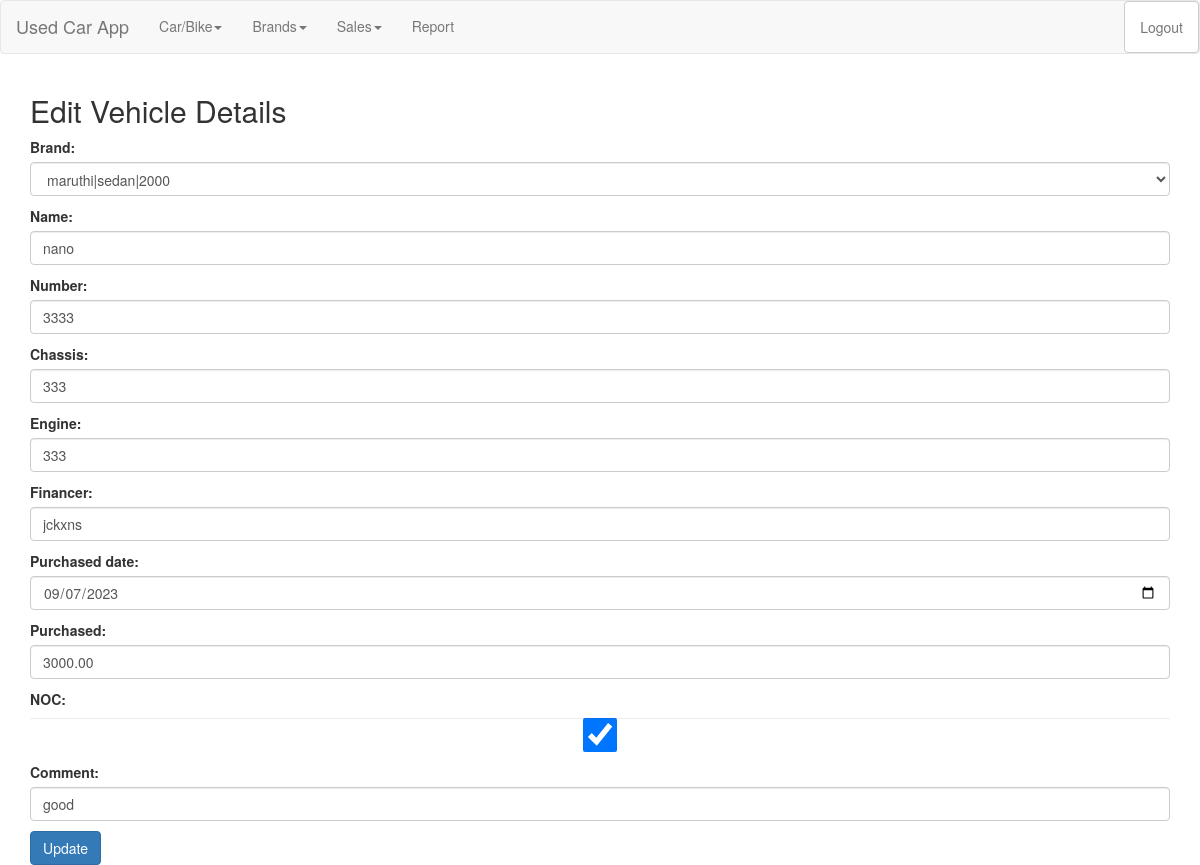
The page /5/edit/ (signed in) on the database its author committed.
### used_car/models.py (models this page shows, shortened)
class UsedCar(models.Model):
    STATUS_CHOICES = (
        ('available', 'Available'),
        ('advanced', 'Advanced'),
        ('sold', 'Sold'),
    )
    brand = models.ForeignKey(Brand, default=None, on_delete=models.CASCADE)
    vehicle_name = models.CharField(max_length=100, verbose_name="Name")
    vehicle_no = models.CharField(max_length=100, unique=True, verbose_name="Number")
    chassis_no = models.CharField(max_length=100, verbose_name="Chassis")
    engine_no = models.CharField(max_length=100, verbose_name="Engine")
    Finance_Name = models.CharField(max_length=100, verbose_name="Financer")
    purchased_date = models.DateField(default=timezone.now,  verbose_name="DOP")
    purchased_price = models.DecimalField(max_digits=10, decimal_places=2, default=0.0,  verbose_name="Purchased")
    status = models.CharField(max_length=10, choices=STATUS_CHOICES, default='available',  verbose_name="Availability")
    noc_received = models.BooleanField(verbose_name="NOC")
    comment = models.CharField(max_length=200, blank=True)

### used_car/views.py (the view)
# urls.py: path('<int:pk>/edit/', views.used_car_edit, name='used_car_edit'),
@login_required
def used_car_edit(request, pk):
       used_car = get_object_or_404(UsedCar, pk=pk)
       if request.method == 'POST':
                form = UsedCarForm(request.POST, instance=used_car)
                if form.is_valid():
                    form.save()
                    return redirect('usedcar:used_car_list')
       else:
                form = UsedCarForm(instance=used_car)
                return render(request, 'used_car/usedcar_edit.html', {'form': form})

### used_car/forms.py
class UsedCarForm(forms.ModelForm):
    purchased_date = forms.DateField(widget=forms.DateInput(attrs={'type': 'date','max': str(date.today())}))
    class Meta:
        model = UsedCar
        fields = '__all__'
        exclude = ('status',)
    def __init__(self, *args, **kwargs):
        super(UsedCarForm, self).__init__(*args, **kwargs)
        for visible in self.visible_fields():
            visible.field.widget.attrs['class'] = 'form-control'

### used_car/models.py (called while the page is built)
    def __str__(self):
        return f"{self.brand_name}|{self.model_name}|{self.yom}"

### used_car/templates/used_car/usedcar_edit.html (shortened to what this page needs)
<!DOCTYPE html>
<html lang="en">
<head>
  <link rel="stylesheet" href="https://maxcdn.bootstrapcdn.com/bootstrap/3.4.1/css/bootstrap.min.css">
</head>
<body>
  {% include 'used_car/nav_bar.html' %}
  <div class="container">
    <h2>Edit Vehicle Details</h2>
    <form method="post">
      {{ form.as_p }}
      <button type="submit" class="btn btn-primary">Update</button>
    </form>
  </div>
</body>
</html>

### rows shown on the page
UsedCar: brand "maruthi|sedan|2000", vehicle_name "nano", vehicle_no "3333", chassis_no "333", engine_no "333", Finance_Name "jckxns", purchased_date "09/07/2023", purchased_price "3000.00", noc_received "☑", comment "good"
